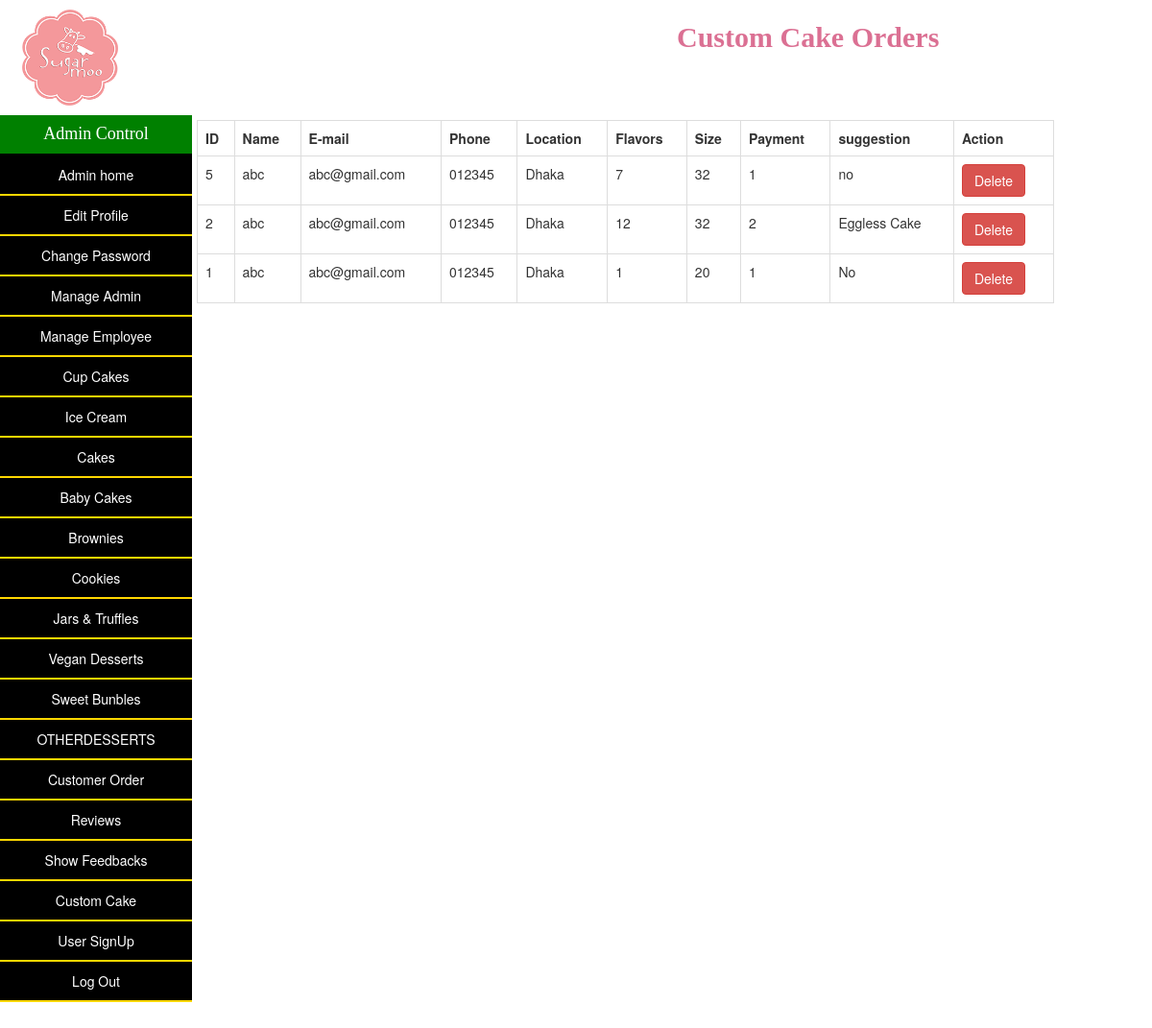
Screenshot of /admin/custom_cake.php (signed in) with the database file from the repository.
### tables this page shows
CREATE TABLE `create_cake` (
  `id` int(11) NOT NULL,
  `name` varchar(255) NOT NULL,
  `email` varchar(255) NOT NULL,
  `phone` varchar(255) NOT NULL,
  `location` varchar(255) NOT NULL,
  `flavors` varchar(255) NOT NULL,
  `size` varchar(255) NOT NULL,
  `payment` varchar(255) NOT NULL,
  `suggestion` text DEFAULT NULL
);

### config/database.php (called while the page is built, shortened)
<?php
class Database{
    public $host = HOST;
    public $user = USER;
    public $password = PASSWORD;
    public $database = DATABASE;
    public $link;
    public function dbConnect(){
        $this->link = mysqli_connect($this->host, $this->user, $this->password, $this->database);
    }
    public function select($sql){
        $result = mysqli_query($this->link, $sql) or die($this->link->error.__LINE__);
        if(mysqli_num_rows($result) > 0){
            return $result;
        }else{
            return false;
        }
    }
}
?>

### admin/custom_cake.php (the view, shortened to what this page needs)
<?php
include_once '../config/database.php';
	$db = new Database();
?>
<!DOCTYPE html>
<html lang="">
<head>
    <link rel="stylesheet" href="https://maxcdn.bootstrapcdn.com/bootstrap/3.4.1/css/bootstrap.min.css">
    <link rel="stylesheet" type="text/css" href="fancyBox/jquery.fancybox.css" media="screen">
    <link rel="stylesheet" href="style.css">
</head>
<body>
    <div class="container-fluid" style="height:80%; padding:0;">
        <div class="row" style="height:100%;">
            <div class="col-md-2 text-center" id="navDiv">
                <img src="../images/nav-logo-new.png" alt="Company Logo" width="100px;" height="100px;" style="margin-left: -30px; margin-top: 10px;">
                <h4 id="title" style="width: 200px; margin-bottom: 0; font-family: cursive">Admin Control</h4>
                <ul id="navList" >
					<li><a href="admin_home.php">Admin home</a></li>
                    <li><a href="edit_profile.php">Edit Profile</a></li>
                    <li><a href="change_password.php">Change Password</a></li>
                    <li><a href="manage_admin.php">Manage Admin</a></li>
                    <li><a href="manage_employee.php">Manage Employee</a></li>
                    <li><a href="manage_cupcakes.php">Cup Cakes</a></li>
					<li><a href="manage_icecream.php">Ice Cream</a></li>
					<li><a href="manage_cakes.php">Cakes</a></li>
					<li><a href="manage_babycakes.php">Baby Cakes</a></li>
					<li><a href="manage_brownies.php">Brownies</a></li>
					<li><a href="manage_cookies.php">Cookies</a></li>
					<li><a href="manage_jars&truffles.php">Jars & Truffles</a></li>
					<li><a href="manage_vegandesserts.php">Vegan Desserts</a></li>
					<li><a href="manage_sweetbundle.php">Sweet Bunbles</a></li>
					<li><a href="manage_product.php">OTHERDESSERTS</a></li>
                    <li><a href="customer_order.php">Customer Order</a></li>
                    <li><a href="reviews.php">Reviews</a></li>
                    <li><a href="show_feedbacks.php">Show Feedbacks</a></li>
					<li><a href="custom_cake.php">Custom Cake</a></li>
					<li><a href="user_signup.php">User SignUp</a></li>
                    <li><a href="logout.php">Log Out</a></li>
                </ul>
            </div>
            <div class="col-md-9 " >
                <h2><b style="font-family: cursive; color: palevioletred; margin-left: 500px; ">Custom Cake Orders</b></h2>
                <br>
                <br>
                <br>
                    <div class="card-body">
                        <table class="table table-bordered">
                            <tr>
                                <th>ID</th>
                                <th>Name</th>
                                <th>E-mail</th>
                                <th>Phone</th>
                                <th>Location</th>
                                <th>Flavors</th>
                                <th>Size</th>
                                <th>Payment</th>
                                <th>suggestion</th>
                                <th>Action</th>
                            </tr>
                            <?php
                $sql = "select * from create_cake order by id desc";
                $result = $db->select($sql);
                if($result){
                    while($row = mysqli_fetch_assoc($result)){
                ?>
                <tr>
                    <td><?=$row['id']?></td>
                    <td><?=$row['name']?></td>
                    <td><?=$row['email']?></td>
                    <td><?=$row['phone']?></td>
                    <td><?=$row['location']?></td>
                    <td><?=$row['flavors']?></td>
                    <td><?=$row['size']?></td>
                    <td><?=$row['payment']?></td>
                    <td><?=$row['suggestion']?></td>
                    <td>
                        <a href="?deleteID=<?=$row['id']?>" onclick="return confirm('Are you sure you want to delete?')" class="btn btn-danger">Delete</a>
                    </td>
                </tr>
                <?php
                    }
                }
                ?>
                        </table>
                    </div>
                </div>
            </div>
</body>
</html>

### admin/style.css (style rules this page uses)
html, body { height: 100%; }
#title { background-color: green; color: white; display: block; border-bottom: 2px solid black; padding: 10px; text-align: center; }
#navList { list-style-type: none; margin: 0; width: 200px; background-color: #e6ffe6; height: 100%; }
#navList li { margin-left: -40px; display: block; background-color:black; color: white; border-bottom: 2px solid #FFD700; padding: 10px; }
#navList a { display: block; text-decoration: none; color: inherit; }

### rows the page displays
create_cake: id "5", name "abc", email "abc@gmail.com", phone "012345", location "Dhaka", flavors "7", size "32", payment "1", suggestion "no"
create_cake: id "2", name "abc", email "abc@gmail.com", phone "012345", location "Dhaka", flavors "12", size "32", payment "2", suggestion "Eggless Cake"
create_cake: id "1", name "abc", email "abc@gmail.com", phone "012345", location "Dhaka", flavors "1", size "20", payment "1", suggestion "No"
